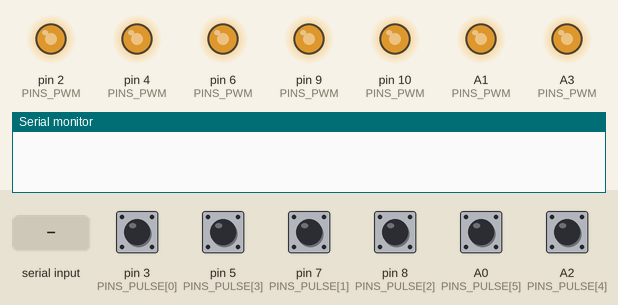
Recording of a sketch running on a simulated Arduino Uno, built with avr-gcc and run on an emulated ATmega328P. Parts: output pins drawn as LEDs (lit = HIGH), the last lines printed to the serial monitor. The test bench sets the inputs (shaded band); at power-on: A0 (PINS_PULSE[5]), A2 (PINS_PULSE[4]), pin 3 (PINS_PULSE[0]), pin 5 (PINS_PULSE[3]), pin 7 (PINS_PULSE[1]), pin 8 (PINS_PULSE[2]) HIGH.

Above: at 1.2 s.
1.3 s: "90;45\n" received over Serial
At 3.2 s:
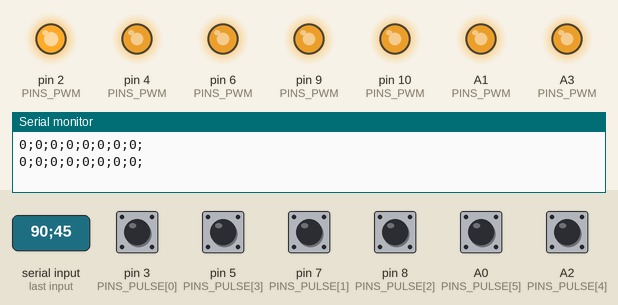
3.6 s: "30;150\n" received over Serial
At 4.4 s:
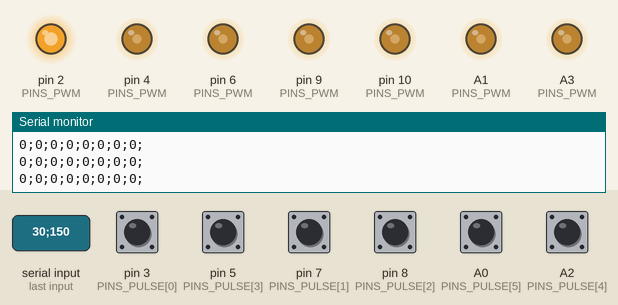
5.2 s: "200\n" received over Serial
At 6.2 s:
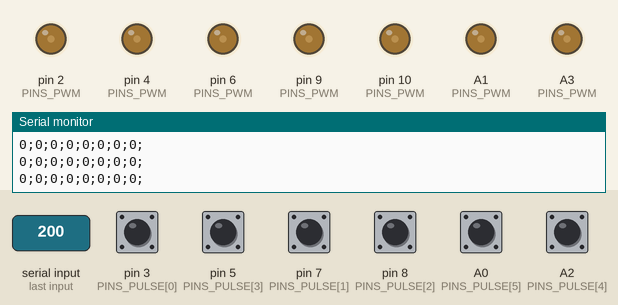
6.8 s: "90;45\n" received over Serial
At 7.4 s:
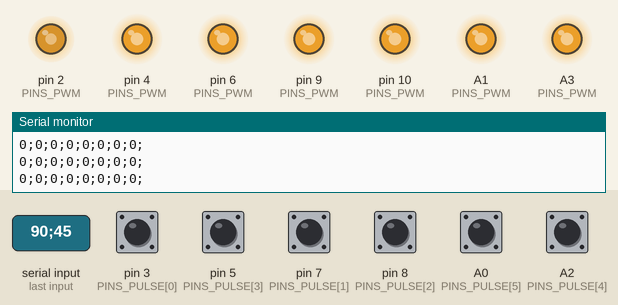
Timing chart, 0 to 9.4 s (numbered marks = the images above; inputs shaded):
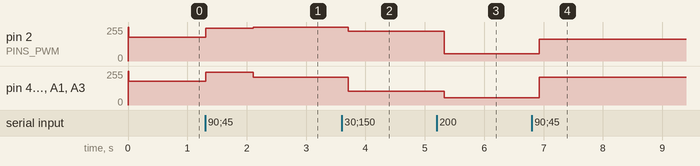

The sketch:

bridgehead.ino
```cpp
// fancontrol.ino
//
// Intentionally kept simple and stupid so that all intelligent code can reside on the host side.

#include <SoftPWM.h>

// Pins to which the fans are connected physically
// Connector index  0   1   2   3   4   5   6   7
int PINS_PWM[]   = {2,  6,  9,  4, A3, 15, 10, A1};
int PINS_PULSE[] = {3,  7,  8,  5, A2, 14, 16, A0};

void setup() {
    // Initialize serial connection
    Serial.begin(9600);

    // Initialize pulse pins
    for (int i = 0; i < 8; i++)
        pinMode(PINS_PULSE[i], INPUT_PULLUP);

    // Initialize SoftPWM library
    SoftPWMBegin(SOFTPWM_INVERTED);
    SoftPWMSetFadeTime(ALL, 0, 0);

    // Send 30 % as a start up pulse
    int pwms[8] = {77, 77, 77, 77, 77, 77, 77, 77};
    setPwms(pwms);
}

int* messageToPwms(String message){
    // Caution: Non-reentrant return value.
    static int pwms[8];

    int separator_position;
    for (int i = 0; i < 8; i++) {
        // Determine next separator
        separator_position = message.indexOf(';');

        // Parse value left of a ';'
        pwms[i] = message.substring(0, separator_position).toInt();

        // Strip part left of a ';' from message
        message = message.substring(separator_position + 1);
    }

    return pwms;
}

void logPulseIntervals () {
    String pulseDurations = "";

    // Collect pulse durations from all fans into a message
    for (int i = 0; i < 8; i++)
        pulseDurations = pulseDurations + String(pulseIn(PINS_PULSE[i], LOW, 100000)) + ";";

    // Log message to the host via the serial interface
    Serial.println(pulseDurations);
}

void setPwms (int pwms[]) {
    // Set PWM value to each fan
    for (int i = 0; i < 8; i++)
        SoftPWMSet(PINS_PWM[i], pwms[i]);
}

String LAST_MESSAGE = "";
void loop() {
    // Get message from serial console
    String message = "";
    while (Serial.available())
        message.concat((char) Serial.read());

    if (message == "") {
        if (LAST_MESSAGE == "") {
            // We have never gotten a message.
            // So keep waiting for one.
            return;
        } else {
            // We have not gotten a message this time, but last time.
            // So use the last message as our current one.
            message = LAST_MESSAGE;
            // We already know that the current message equals last message.
            // So log the pulse intervals.
            logPulseIntervals();
        }
    } else {
        // We got a message this time.
        if (LAST_MESSAGE == message) {
            // This message was repeated by the host.
            // So log the pulse intervals.
            logPulseIntervals();
        } else {
            // This message was new.
            // So update the last message.
            LAST_MESSAGE = message;
            // Also update the PWMs and the log pulse intervals.
            setPwms(messageToPwms(message));
            logPulseIntervals();
        }
    }
}
```

Measured:
- after the input at 1.3 s, pin 2 (PINS_PWM): 178/255 → 246/255 at once, → 255/255 0.80 s later; pin 4 (PINS_PWM), pin 6 (PINS_PWM), pin 9 (PINS_PWM), pin 10 (PINS_PWM), A1 (PINS_PWM), A3 (PINS_PWM): 178/255 → 246/255 at once, → 210/255 0.80 s later
- after the input at 3.6 s, pin 2 (PINS_PWM): 255/255 → 225/255 after 0.11 s; pin 4 (PINS_PWM), pin 6 (PINS_PWM), pin 9 (PINS_PWM), pin 10 (PINS_PWM), A1 (PINS_PWM), A3 (PINS_PWM): 210/255 → 105/255 after 0.11 s
- after the input at 5.2 s, pin 2 (PINS_PWM): 225/255 → 55/255 after 0.13 s; pin 4 (PINS_PWM), pin 6 (PINS_PWM), pin 9 (PINS_PWM), pin 10 (PINS_PWM), A1 (PINS_PWM), A3 (PINS_PWM): 105/255 → 55/255 after 0.13 s
- after the input at 6.8 s, pin 2 (PINS_PWM): 55/255 → 165/255 after 0.13 s; pin 4 (PINS_PWM), pin 6 (PINS_PWM), pin 9 (PINS_PWM), pin 10 (PINS_PWM), A1 (PINS_PWM), A3 (PINS_PWM): 55/255 → 210/255 after 0.13 s
